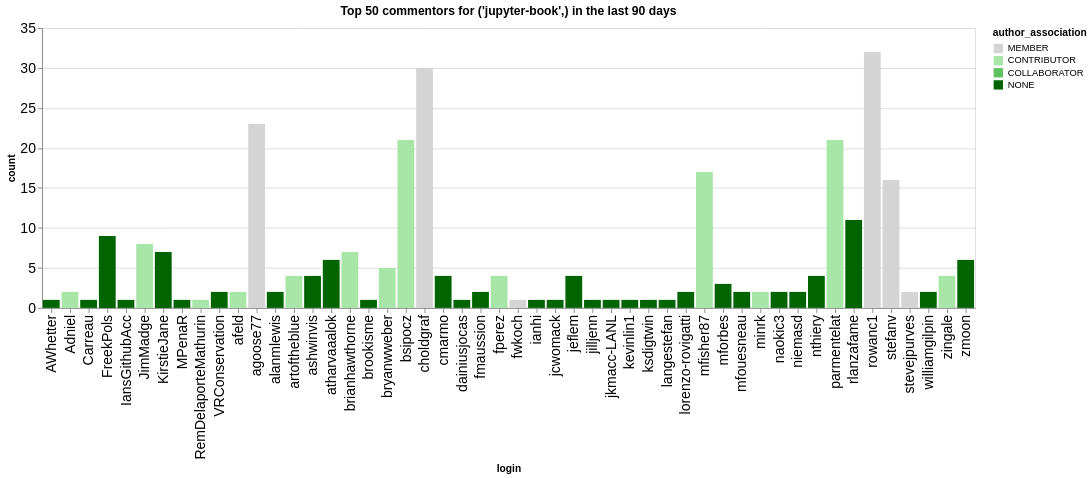

Notebook code cell kept with this figure:
### Code cell
n_plot = 50
charts = []
for ii, (iorg, idata) in enumerate(commentors.groupby(['org'])):
    title = f"Top {n_plot} commentors for {iorg} in the last {n_days} days"
    idata = idata.groupby('login', as_index=False).agg({'count': 'sum', 'author_association': 'first'})
    idata = idata.sort_values('count', ascending=False).head(n_plot)
    ch = alt.Chart(data=idata.head(n_plot), title=title).mark_bar().encode(
        x='login',
        y='count',
        color=alt.Color('author_association', scale=alt.Scale(domain=author_types, range=author_colors))
    )
    charts.append(ch)
alt.hconcat(*charts)

### Figure 1 — Vega-Lite specification as saved in the notebook (floating-point values rounded to 4 significant figures)
{"config": {"axisLeft": {"labelFontSize": 15}, "axisBottom": {"labelFontSize": 15}}, "hconcat": [{"mark": {"type": "bar"}, "encoding": {"color": {"field": "author_association", "scale": {"domain": ["MEMBER", "CONTRIBUTOR", "COLLABORATOR", "NONE"], "range": ["rgb(211.82745098039214, 211.82745098039214, 211.82745098039214)", "rgb(166.98562091503268, 229.89803921568628, 166.98562091503268)", "rgb(96.37647058823529, 192.75294117647059, 96.37647058823529)", "rgb(0.0, 100.3921568627451, 0.0)"]}, "type": "nominal"}, "x": {"field": "login", "type": "nominal"}, "y": {"field": "count", "type": "quantitative"}}, "title": "Top 50 commentors for ('jupyter-book',) in the last 90 days"}], "data": {"name": "data-a91f519a046ef32507b802d0551a7490"}, "$schema": "https://vega.github.io/schema/vega-lite/v5.20.1.json", "datasets": {"data-a91f519a046ef32507b802d0551a7490": [{"login": "rowanc1", "count": 32, "author_association": "MEMBER"}, {"login": "choldgraf", "count": 30, "author_association": "MEMBER"}, {"login": "agoose77", "count": 23, "author_association": "MEMBER"}, {"login": "parmentelat", "count": 21, "author_association": "CONTRIBUTOR"}, {"login": "bsipocz", "count": 21, "author_association": "CONTRIBUTOR"}, {"login": "mfisher87", "count": 17, "author_association": "CONTRIBUTOR"}, {"login": "stefanv", "count": 16, "author_association": "MEMBER"}, {"login": "rlanzafame", "count": 11, "author_association": "NONE"}, {"login": "FreekPols", "count": 9, "author_association": "NONE"}, {"login": "JimMadge", "count": 8, "author_association": "CONTRIBUTOR"}, {"login": "brianhawthorne", "count": 7, "author_association": "CONTRIBUTOR"}, {"login": "KirstieJane", "count": 7, "author_association": "NONE"}, {"login": "zmoon", "count": 6, "author_association": "NONE"}, {"login": "atharvaaalok", "count": 6, "author_association": "NONE"}, {"login": "bryanwweber", "count": 5, "author_association": "CONTRIBUTOR"}, {"login": "nthiery", "count": 4, "author_association": "NONE"}, {"login": "zingale", "count": 4, "author_association": "CONTRIBUTOR"}, {"login": "ashwinvis", "count": 4, "author_association": "NONE"}, {"login": "cmarmo", "count": 4, "author_association": "NONE"}, {"login": "fperez", "count": 4, "author_association": "CONTRIBUTOR"}, {"login": "artoftheblue", "count": 4, "author_association": "CONTRIBUTOR"}, {"login": "jeflem", "count": 4, "author_association": "NONE"}, {"login": "mforbes", "count": 3, "author_association": "NONE"}, {"login": "mfouesneau", "count": 2, "author_association": "NONE"}, {"login": "minrk", "count": 2, "author_association": "CONTRIBUTOR"}, {"login": "Adniel", "count": 2, "author_association": "CONTRIBUTOR"}, {"login": "niemasd", "count": 2, "author_association": "NONE"}, {"login": "VRConservation", "count": 2, "author_association": "NONE"}, {"login": "fmaussion", "count": 2, "author_association": "NONE"}, {"login": "lorenzo-rovigatti", "count": 2, "author_association": "NONE"}, {"login": "naokic3", "count": 2, "author_association": "NONE"}, {"login": "stevejpurves", "count": 2, "author_association": "MEMBER"}, {"login": "williamgilpin", "count": 2, "author_association": "NONE"}, {"login": "alanmlewis", "count": 2, "author_association": "NONE"}, {"login": "afeld", "count": 2, "author_association": "CONTRIBUTOR"}, {"login": "Carreau", "count": 1, "author_association": "NONE"}, {"login": "AWhetter", "count": 1, "author_association": "NONE"}, {"login": "langestefan", "count": 1, "author_association": "NONE"}, {"login": "jkmacc-LANL", "count": 1, "author_association": "NONE"}, {"login": "jcwomack", "count": 1, "author_association": "NONE"}, {"login": "ksdigtwin", "count": 1, "author_association": "NONE"}, {"login": "kevinlin1", "count": 1, "author_association": "NONE"}, {"login": "ianhi", "count": 1, "author_association": "NONE"}, {"login": "dainiusjocas", "count": 1, "author_association": "NONE"}, {"login": "RemDelaporteMathurin", "count": 1, "author_association": "CONTRIBUTOR"}, {"login": "IansGithubAcc", "count": 1, "author_association": "NONE"}, {"login": "brookisme", "count": 1, "author_association": "NONE"}, {"login": "MPenaR", "count": 1, "author_association": "NONE"}, {"login": "jilljenn", "count": 1, "author_association": "NONE"}, {"login": "fwkoch", "count": 1, "author_association": "MEMBER"}]}}
